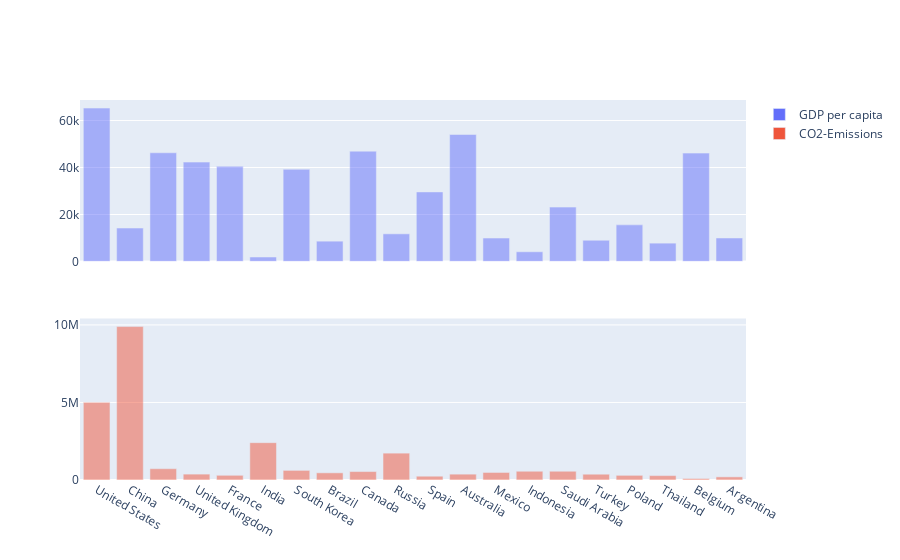

The notebook cell saved with this chart:
### Markdown cell above
> Countries with higher CDP produce higher CO2 Emisiions.

### Code cell
fig=make_subplots(rows=2, cols=1)
fig.add_trace(go.Bar(
            name="GDP per capita",
            x=country_by_gdp["Country"], 
            y=country_by_gdp["GDP per capita"],

            showlegend=True,
            marker=dict(
                opacity=0.5,
                showscale=False,
            )),row=1,col=1,
        )

fig.add_trace(go.Bar(
            name="CO2-Emissions",
            x=country_by_gdp["Country"], 
            y=country_by_gdp["Co2-Emissions"],

            showlegend=True,
            marker=dict(
                opacity=0.5,
                showscale=False,
            )),row=2,col=1,
        )
fig.update_xaxes(showticklabels=False, row=1, col=1)

fig.show()

### Figure 1 — Plotly figure (JSON) as saved in the notebook; plotly's stock layout.template omitted (floating-point values rounded to 4 significant figures)
{"data": [{"marker": {"opacity": 0.5, "showscale": false}, "name": "GDP per capita", "showlegend": true, "type": "bar", "x": ["United States", "China", "Germany", "United Kingdom", "France", "India", "South Korea", "Brazil", "Canada", "Russia", "Spain", "Australia", "Mexico", "Indonesia", "Saudi Arabia", "Turkey", "Poland", "Thailand", "Belgium", "Argentina"], "xaxis": "x", "y": [65280.0, 14240.0, 46260.0, 42300.0, 40490.0, 1911.0, 39240.0, 8655.0, 46940.0, 11770.0, 29610.0, 54050.0, 9985.0, 4142.0, 23140.0, 9042.0, 15600.0, 7808.0, 46120.0, 10010.0], "yaxis": "y"}, {"marker": {"opacity": 0.5, "showscale": false}, "name": "CO2-Emissions", "showlegend": true, "type": "bar", "x": ["United States", "China", "Germany", "United Kingdom", "France", "India", "South Korea", "Brazil", "Canada", "Russia", "Spain", "Australia", "Mexico", "Indonesia", "Saudi Arabia", "Turkey", "Poland", "Thailand", "Belgium", "Argentina"], "xaxis": "x2", "y": [5006302, 9893038, 727973, 379025, 303276, 2407672, 620302, 462299, 544894, 1732027, 244002, 375908, 486406, 563325, 563449, 372725, 299037, 283763, 96889, 201348], "yaxis": "y2"}], "layout": {"xaxis": {"anchor": "y", "domain": [0, 1], "showticklabels": false}, "xaxis2": {"anchor": "y2", "domain": [0, 1]}, "yaxis": {"anchor": "x", "domain": [0.575, 1]}, "yaxis2": {"anchor": "x2", "domain": [0, 0.425]}}}
